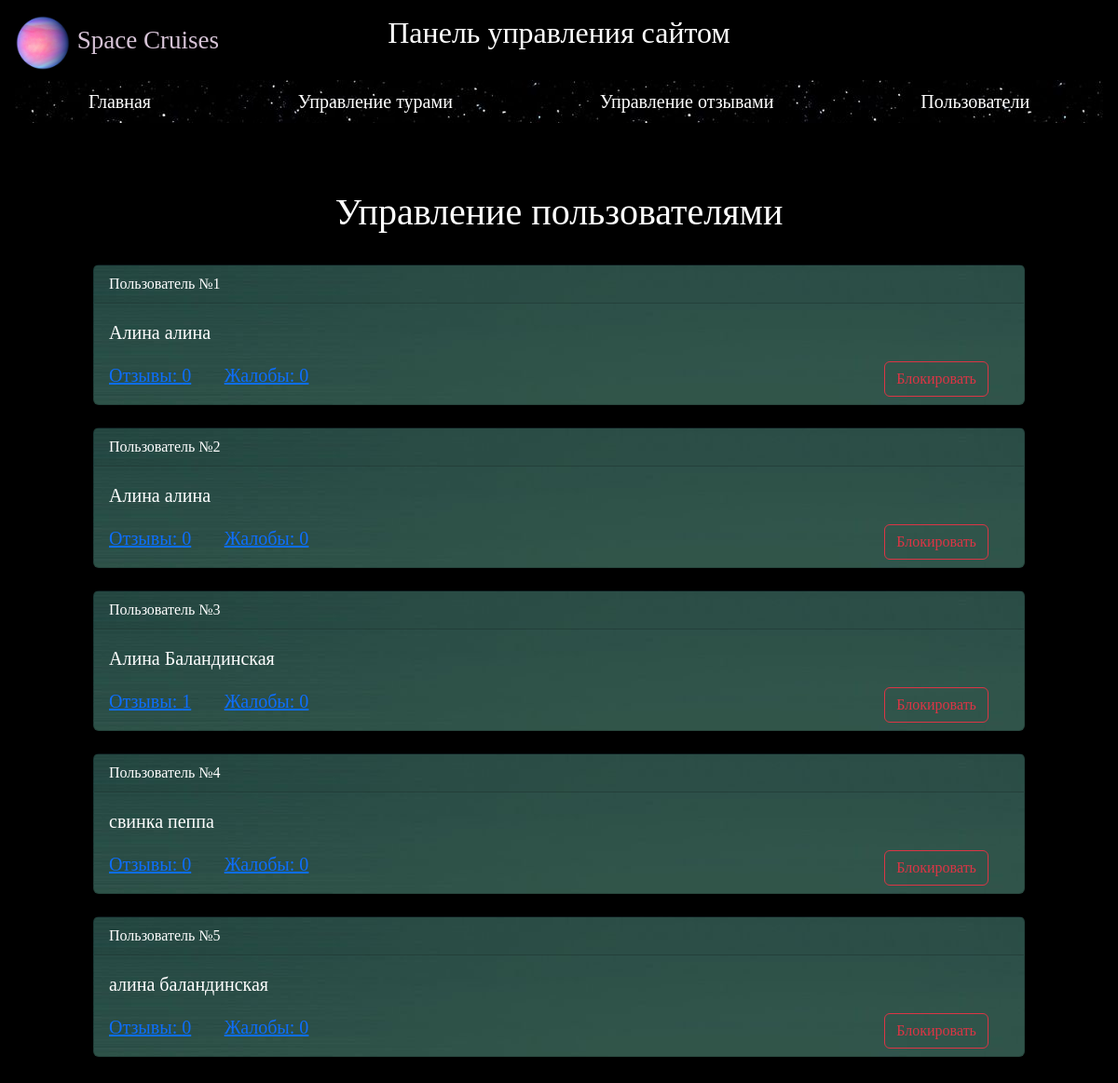
/admin/users_management, run on the app's committed database.
### data/users_form.py (models this page shows, shortened)
class User(SqlAlchemyBase, UserMixin, SerializerMixin):
    __tablename__ = 'users'
    id = sqlalchemy.Column(sqlalchemy.Integer, primary_key=True, autoincrement=True)
    surname = sqlalchemy.Column(sqlalchemy.String, nullable=True)
    name = sqlalchemy.Column(sqlalchemy.String, nullable=True)
    email = sqlalchemy.Column(sqlalchemy.String, index=True, unique=True, nullable=True)
    hashed_password = sqlalchemy.Column(sqlalchemy.String, nullable=True)
    avatar = sqlalchemy.Column(sqlalchemy.String, nullable=True)
    is_admin = sqlalchemy.Column(sqlalchemy.Boolean, nullable=True)
    feedbacks = orm.relationship("Feedback", back_populates='author')  # Список отзывов пользователя

### admin/admin.py (the view)
@admin.route('/users_management')  # Управление пользователями(страница со всеми турами)
def users_management():
    db_sess = create_session()
    users = db_sess.query(User).all()
    users = [[i, len(i.feedbacks)] for i in users]  # Пользователи и количество их отзывов
    return render_template("admin/users_manage.html", users=users)

### data/db_session.py (called while the page is built)
def create_session() -> Session:
    global __factory
    return __factory()

### admin/templates/admin/users_manage.html
{% extends "admin/base.html" %}
{% block content %}
<center>
    <h1 style="color:white;font-family:century gothic;">Управление пользователями</h1></center>
<br>
{% for user in users %}
<div class="card" id="card">
  <div class="card-header">
    Пользователь №{{user[0].id}}
  </div>
  <div class="card-body">
    <blockquote class="blockquote mb-0">
      <p class="user_p">{{user[0].name}} {{user[0].surname}}</p>
      <a href="#">Отзывы: {{user[1]}}</a>
      <a href="#" style="position:absolute;left:14%">Жалобы: 0</a>
      <a href="#" style="position:absolute;left:85%" class="btn btn-outline-danger">Блокировать</a>
    </blockquote>
  </div>
</div>
<br>
{% endfor %}
{% endblock %}

### admin/templates/admin/base.html (shortened to what this page needs)
<!doctype html>
<html lang="en">
  <head>
    <link href="https://cdn.jsdelivr.net/npm/bootstrap@5.3.0-alpha3/dist/css/bootstrap.min.css" rel="stylesheet">
    <link href="https://getbootstrap.com/docs/5.3/assets/css/docs.css" rel="stylesheet">
    <link rel="stylesheet" type="text/css" href="./static/css/style.css">
  </head>
  <body class="p-3 m-0 border-0 bd-example" style="background-color:black">
    <a class="navbar-brand" href="/" style="font-family:century gothic;font-size: 27px;color:#d6c3d6;position:absolute">
            <img src="/static/img/planet.jpg" width="60" height="60" class="d-inline-block align-text-center">
            Space Cruises
        </a>
      <center>
      <h2 style="color:white;font-family:century gothic">Панель управления сайтом</h2></center>
    <br>
    <ul class="nav nav-pills nav-fill" style="background:url(/static/img/sky.jpg)">
      <li class="nav-item">
        <a class="nav-link" aria-current="page" href="/admin/"
               style="color:white;font-family:century gothic;font-size: 20px">Главная</a>
      </li>
      <li class="nav-item">
        <a class="nav-link" aria-current="page" href="/admin/tours_management"
               style="color:white;font-family:century gothic;font-size: 20px">Управление турами</a>
      </li>
      <li class="nav-item">
        <a class="nav-link" aria-current="page" href="#"
               style="color:white;font-family:century gothic;font-size: 20px">Управление отзывами</a>
      </li>
      <li class="nav-item">
        <a class="nav-link" aria-current="page" href="/admin/users_management"
               style="color:white;font-family:century gothic;font-size: 20px">Пользователи</a>
      </li>
    </ul>
  <br>
    <br>
    <br>
  {% block content %} {% endblock %}
  </body>
</html>

### admin/static/css/style.css (style rules this page uses)
p { width:1000px; margin-left: auto; margin-right: auto; color: white; font-family:century gothic }
#card { width:1000px; margin-left: auto; margin-right: auto; font-family:century gothic; background-image:url(/static/img/green_sky.jpg); color:white }

### data on the page
User: id "1", name "Алина", surname "алина", is_admin "0"
User: id "2", name "Алина", surname "алина", is_admin "0"
User: id "3", name "Алина", surname "Баландинская", is_admin "1"
User: id "4", name "свинка", surname "пеппа", user "0"
User: id "5", name "алина", surname "баландинская", user "0"
